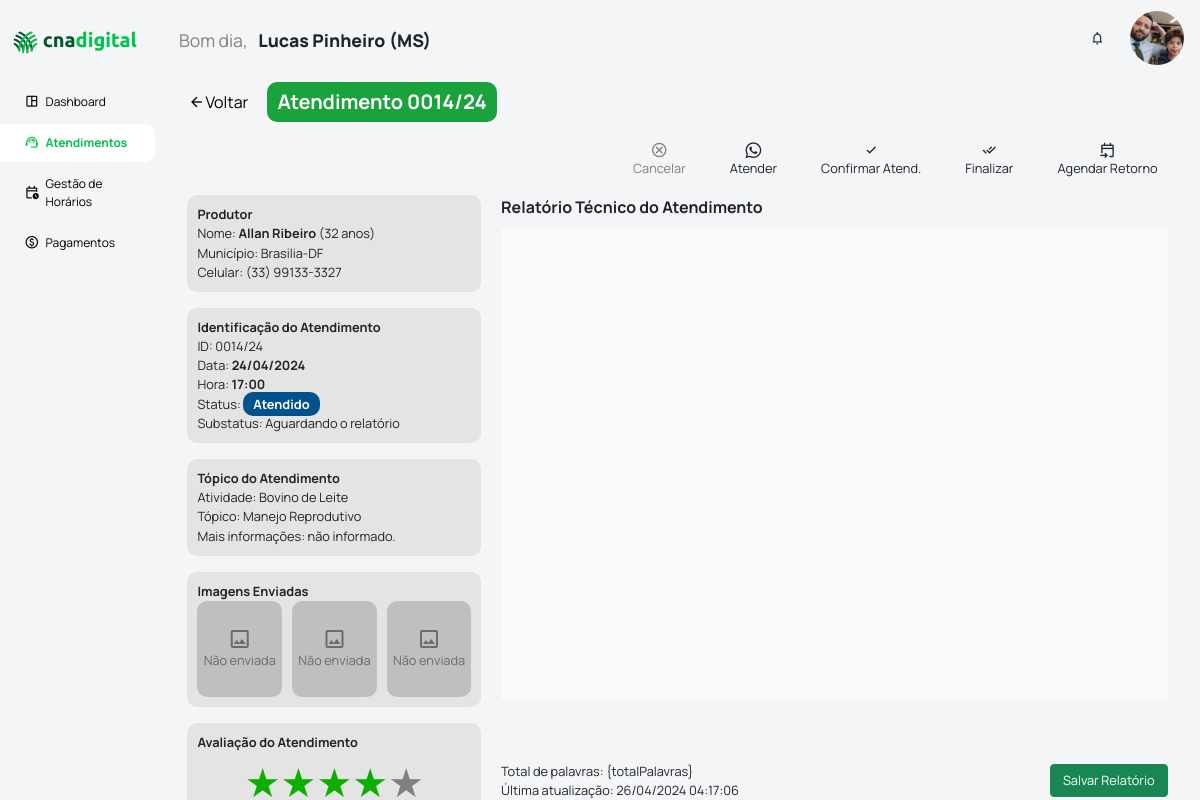
/tecnico/atendimentos/atendimento/14/ (signed in), run on the app's committed database.
### apps/modulo_admin/models.py (models this page shows, shortened)
class Usuario(models.Model):
    user = models.OneToOneField(User, on_delete=models.CASCADE, related_name='usuario_relacionado')
    data_registro = models.DateTimeField(auto_now_add=True)
    data_ultima_atualizacao = models.DateTimeField(auto_now=True)
    cpf = models.CharField(max_length=14, null=False, blank=False, unique=True)
    nome_completo = models.CharField(max_length=100, null=False, blank=False)
    data_nascimento = models.DateField(null=True, blank=True)
    sexo = models.CharField(max_length=100, choices=GENERO_SEXUAL, null=False, blank=False)
    reside_cod_ibge = models.CharField(max_length=10, null=True, blank=True)
    celular = models.CharField(max_length=17, null=True, blank=True)
    email_pessoal = models.EmailField(max_length=40, null=True, blank=True)
    usuario_is_ativo = models.BooleanField(default=True, null=False, blank=False, db_index=True)
    del_status = models.BooleanField(default=False)
    del_data = models.DateTimeField(null=True, blank=True)
    del_cpf = models.CharField(max_length=14, null=True, blank=True)
    def primeiro_ultimo_nome(self):
        partes_nome = self.nome_completo.split()
        primeiro_nome = partes_nome[0]
        ultimo_nome = partes_nome[-1] if len(partes_nome) > 1 else ''
        return f"{primeiro_nome} {ultimo_nome}"
    def uf_municipio(self):
        if self.reside_cod_ibge:
            try:
                uf_municipio = UF_Municipio.objects.get(cod_ibge=self.reside_cod_ibge)
                return f"{uf_municipio.municipio}-{uf_municipio.uf_sigla}"
            except UF_Municipio.DoesNotExist:
                return "Código IBGE não encontrado"
        return "Código IBGE não informado"
    def regional_senar(self):
        try:
            vinculo = self.vinculo_tecnico_regional.get(is_ativo=True)
            return vinculo.regional
        except ObjectDoesNotExist:
            return "Nenhum vínculo ativo encontrado"
    def idade(self):
        if self.data_nascimento:
            hoje = date.today()  # Usando 'date.today()' corretamente
            idade = hoje.year - self.data_nascimento.year
            if (hoje.month, hoje.day) < (self.data_nascimento.month, self.data_nascimento.day):
                idade -= 1
            return idade
        return "Data de nascimento não informada"

class VinculoTecnicoRegional(models.Model):
    usuario = models.ForeignKey(Usuario, on_delete=models.DO_NOTHING, related_name='vinculo_tecnico_regional', null=True)
    data_registro = models.DateTimeField(auto_now_add=True)
    data_ultima_atualizacao = models.DateTimeField(auto_now=True)
    regional = models.CharField(max_length=2, choices=LISTA_UFS_SIGLAS, null=False, blank=False)
    data_inicio = models.DateField(default=date.today, null=False, blank=False)
    data_fim = models.DateField(null=True, blank=True)
    is_ativo = models.BooleanField(default=True, null=False, blank=False, db_index=True)
    del_status = models.BooleanField(default=False)
    del_data = models.DateTimeField(null=True, blank=True)
    del_cpf = models.CharField(max_length=14, null=True, blank=True)

class Atendimento(models.Model):
    data_registro = models.DateTimeField(auto_now_add=True)
    data_ultima_atualizacao = models.DateTimeField(auto_now=True)
    regional = models.CharField(max_length=2, choices=LISTA_UFS_SIGLAS, null=False, blank=False, default='MS')
    tecnico = models.ForeignKey(Usuario, on_delete=models.SET_NULL, null=True, blank=True, related_name='tecnico_atendimento')
    produtor = models.ForeignKey(Usuario, on_delete=models.SET_NULL, null=True, blank=True, related_name='produtor_atendimento')
    atendimento_retorno = models.BooleanField(default=False)
    atendimento_anterior = models.ForeignKey('self', on_delete=models.SET_NULL, null=True, blank=True, related_name='atendimentos_posteriores')
    data = models.DateField(null=False, blank=False)
    hora = models.CharField(max_length=5, null=False, blank=False)
    status = models.CharField(max_length=15, choices=STATUS_ATENDIMENTO, null=False, blank=False)
    substatus = models.CharField(max_length=60, choices=SUBSTATUS_ATENDIMENTO, null=True, blank=True)
    atividade_produtiva = models.CharField(max_length=120, choices=ATIVIDADE_PRODUTIVA, null=False, blank=False)
    topico = models.CharField(max_length=120, null=False, blank=False)
    mais_informacoes = models.TextField(null=True, blank=True)
    imagem01 = models.ImageField(null=True, blank=True)
    imagem02 = models.ImageField(null=True, blank=True)
    imagem03 = models.ImageField(null=True, blank=True)
    relatorio = models.TextField(null=True, blank=True)
    relatorio_atualizacao = models.DateTimeField(null=True, blank=True)
    del_status = models.BooleanField(default=False)
    del_data = models.DateTimeField(null=True, blank=True)
    del_cpf = models.CharField(max_length=14, null=True, blank=True)
    def atendimento_id(self):
        year_suffix = self.data.strftime('%y')
        id_str = str(self.id).zfill(4)
        return f"{id_str}/{year_suffix}"

class UF_Municipio(models.Model):
    cod_ibge = models.CharField(max_length=10, null=False, blank=False)
    uf_sigla = models.CharField(max_length=2, null=False, blank=False)
    uf = models.CharField(max_length=20, null=False, blank=False)
    municipio = models.CharField(max_length=35, null=False, blank=False)
    municipio_uf = models.CharField(max_length=40, null=False, blank=False)

### apps/modulo_tecnico/views.py (the view)
# urls.py: path('tecnico/atendimentos/atendimento/<int:id>/', tecnico_ficha_atendimento, name='tecnico_ficha_atendimento'),
def tecnico_ficha_atendimento(request, id):
    atendimento = Atendimento.objects.get(id=id)
    try:
        atendimentoConfirmacao = AtendimentoConfirmacao.objects.get(atendimento=atendimento)
    except AtendimentoConfirmacao.DoesNotExist:
        atendimentoConfirmacao = None
    conteudo = {
        'atendimento': atendimento,
        'atendimentoConfirmacao': atendimentoConfirmacao,
    }
    return render(request, 'modulo_tecnico/ficha_atendimento.html', conteudo)

### templates/modulo_tecnico/ficha_atendimento.html (shortened to what this page needs)
{% extends '_partials/base_main.html' %}
{% load static %}
{% block extra_head %}
    <link rel="stylesheet" href="{% static '/styles/modulo_tecnico/ficha_atendimento.css' %}">
    <link href="https://cdn.quilljs.com/1.3.6/quill.snow.css" rel="stylesheet">
    <link rel="stylesheet" href="https://cdnjs.cloudflare.com/ajax/libs/font-awesome/6.0.0-beta3/css/all.min.css">
{% endblock %}
{% block content %}
    <div class="container_page">
        <div class="barra_identificacao">
            <a class="barra_identificacao_parte botao_voltar" style="justify-content: flex-start;" href="{% url 'tecnico_atendimentos' %}">
                <i class="material-symbols-outlined" style="font-size: 1.5vw;">arrow_back</i>
                Voltar
            </a>
            <div class="barra_identificacao_parte">
                <span>Atendimento {{ atendimento.atendimento_id }}</span>
            </div>
        </div>
        <div class="barra_funcionalidades">
            <div class="funcionalidade" id="abrirOffcanvasCancelarAtendimento">
                <i class="material-symbols-outlined" style="font-size: 1.5vw; vertical-align: middle;">cancel</i>
                Cancelar
            </div>
            <div class="funcionalidade" id="abrirOffcanvasWhatsapp">
                <i class="fa-brands fa-whatsapp" style="font-size: 1.5vw; vertical-align: middle;"></i>
                Atender
            </div>
            <div class="funcionalidade" id="abrirOffcanvasConfirmarAtendimento">
                <i class="material-symbols-outlined" style="font-size: 1.5vw; vertical-align: middle;">check</i>
                Confirmar Atend.
            </div>
            <div class="funcionalidade" id="abrirOffcanvasFinalizarAtendimento">
                <i class="material-symbols-outlined" style="font-size: 1.5vw; vertical-align: middle;">done_all</i>
                Finalizar
            </div>
            <div class="funcionalidade" id="abrirOffcanvasAgendarRetorno">
                <i class="material-symbols-outlined" style="font-size: 1.5vw; vertical-align: middle;">event_upcoming</i>
                Agendar Retorno
            </div>
        </div>
        <div class="container_atendimento">
            <div class="container_atendimento_infos">
                <div class="atendimento_produtor">
                    <span><b>Produtor</b></span>
                    <span>Nome: <b>{{ atendimento.produtor.primeiro_ultimo_nome }}</b> ({{ atendimento.produtor.idade }} anos)</span>
                    <span>Município: {{ atendimento.produtor.uf_municipio }}</span>
                    <span>Celular: {{ atendimento.produtor.celular }}</span>
                </div>
                <div class="atendimento_dados">
                    <span><b>Identificação do Atendimento</b></span>
                    <span>ID: {{ atendimento.atendimento_id }}</span>
                    <span>Data: <b>{{ atendimento.data|date:'d/m/Y' }}</b></span>
                    <span>Hora: <b>{{ atendimento.hora }}</b></span>
                    <span id="statusAtendimento" data-status="{{ atendimento.status }}">Status:
                        {% if atendimento.status == 'atendido' %}
                            <span class='status atendimento_atendido'>Atendido</span>
                        {% endif %}
                    </span>
                    <span>Substatus:
                        {{ atendimento.get_substatus_display }}
                    </span>
                </div>
                <div class="atendimento_dados">
                    <span><b>Tópico do Atendimento</b></span>
                    <span>Atividade: {{ atendimento.get_atividade_produtiva_display }}</span>
                    <span>Tópico: {{ atendimento.topico }}</span>
                    <span>Mais informações:
                        {% if atendimento.mais_informacoes %}
                            <br>{{ atendimento.mais_informacoes }}
                        {% else %}
                            não informado.
                        {% endif %}
                    </span>
                </div>
                <div class="atendimento_dados">
                    <span><b>Imagens Enviadas</b></span>
                    <div class="atendimento_dados_imagens">
                        <div class="atendimento_dados_imagens__card">
                            {% if atendimento.imagem01 %}
                                <img src="{{ atendimento.imagem01 }}">
                            {% else %}
                                <i class="material-symbols-outlined" style="font-size: 2vw;">image</i>
                                Não enviada
                            {% endif %}
                        </div>
                        <div class="atendimento_dados_imagens__card">
                            {% if atendimento.imagem02 %}
                                <img src="{{ atendimento.imagem01 }}">
                            {% else %}
                                <i class="material-symbols-outlined" style="font-size: 2vw;">image</i>
                                Não enviada
                            {% endif %}
                        </div>
                        <div class="atendimento_dados_imagens__card">
                            {% if atendimento.imagem03%}
                                <img src="{{ atendimento.imagem01 }}">
                            {% else %}
                                <i class="material-symbols-outlined" style="font-size: 2vw;">image</i>
                                Não enviada
                            {% endif %}
                        </div>
                    </div>
                </div>
                <div class="atendimento_dados">
                    <span><b>Avaliação do Atendimento</b></span>
                    <div class="avaliacao__atendimento__estrelas">
                        <span class="estrela preenchida" data-value="1">★</span>
                        <span class="estrela preenchida" data-value="2">★</span>
                        <span class="estrela preenchida" data-value="3">★</span>
                        <span class="estrela preenchida" data-value="4">★</span>
                        <span class="estrela" data-value="5">★</span>
                    </div>
                </div>
            </div>
            <div class="container_atendimento_relatorio">
                <div><b>Relatório Técnico do Atendimento</b></div>
                <div class="area_relatorio">
                    <div id="editor" data-id="{{ atendimento.id }}" style="height: 100%;"></div>
                </div>
                <div class="relatorio_botoes">
                    <div class="relatorio_botoes__infos">
                        <span id="contadorPalavras">Total de palavras: {totalPalavras}</span>
                        <span id="dataRelatorio">
                            Última atualização:
                            {% if atendimento.relatorio_atualizacao %}
                                {{ atendimento.relatorio_atualizacao|date:'d/m/Y h:i:s' }}
                            {% else %}
                                -
                            {% endif %}
                        </span>
                    </div>
                    <div>
                        <button class="btn btn-success" id="btnSalvarRelatorio" style="font-size: 0.8rem;">Salvar Relatório</button>
                    </div>
                </div>
            </div>
        </div>
    </div>
{% endblock %}

### templates/_partials/navbar.html (shortened to what this page needs)
{% load static %}
{% load saudacoes_filters %}
<div class="saudacao">
    <span style="color:gray; font-weight: normal !important;">{{ user|saudacao }}, &nbsp;</span> <b>{{ user.usuario_relacionado.primeiro_ultimo_nome }} ({{user.usuario_relacionado.regional_senar}})</b>
</div>
<div class="botoes__navbar">
    <div class="icone-notificacao">
        <i class="material-symbols-outlined" style="font-size: 1.3vw;">notifications</i>
    </div>
    <div class="usuario" id="iconeUsuario">
        <img src="{% static 'assets/imagens/allan_ribeiro.jpg' %}" class="usuario__imagem"><br>
    </div>
</div>

### data on the page
Atendimento: atendimento_id "0014/24", produtor.primeiro_ultimo_nome "Allan Ribeiro", produtor.idade "32", produtor.uf_municipio "Brasilia-DF", produtor.celular "(33) 99133-3327", data "24/04/2024", hora "17:00", substatus "Aguardando o relatório", atividade_produtiva "Bovino de Leite", topico "Manejo Reprodutivo", relatorio_atualizacao "26/04/2024 04:17:06"

### other printed values
{{ user|saudacao }} "Bom dia"
{{ user.usuario_relacionado.primeiro_ultimo_nome }} "Lucas Pinheiro"
{{ user.usuario_relacionado.regional_senar }} "MS"
